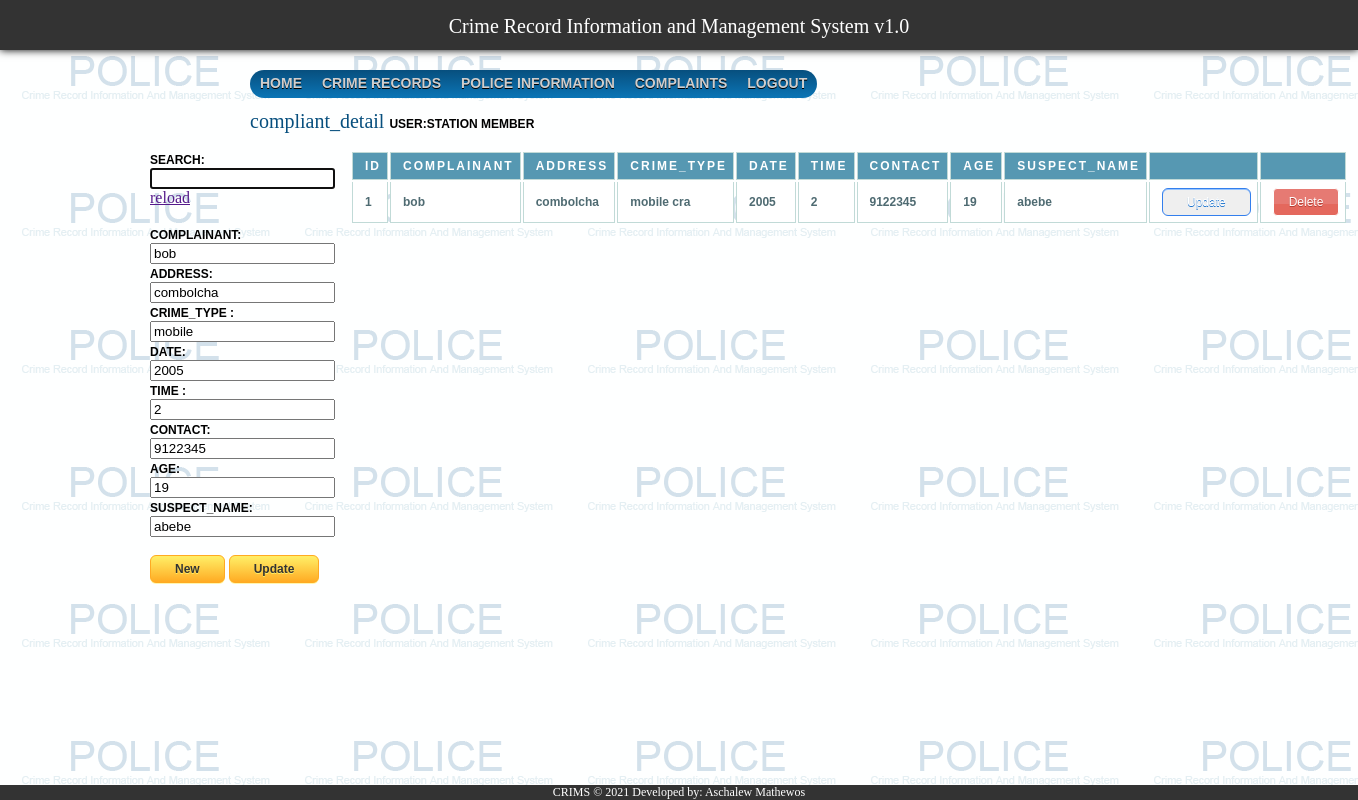
/complain_detail.php?id=1&status=update, run on the app's committed database.
### tables this page shows
CREATE TABLE `compliant_detail` (
  `ID` int(11) NOT NULL AUTO_INCREMENT,
  `Complainant` varchar(25) NOT NULL,
  `Crime_Type` varchar(15) NOT NULL,
  `Date` int(15) NOT NULL,
  `Time` int(15) NOT NULL,
  `Contact` int(15) NOT NULL,
  `Age` int(15) NOT NULL,
  `Suspect_Name` varchar(15) NOT NULL,
  `Address` varchar(25) NOT NULL,
  PRIMARY KEY (`ID`)
);

### complain_detail_grid.php (the view, shortened to what this page needs)
<?php
$con=mysqli_connect("localhost","root","","crimsdb");
if(true)
{
  $result = mysqli_query($con,"SELECT * FROM compliant_detail");
  echo "<table>
  <tr>
  <th>ID</th>
  <th>Complainant</th>
  <th>Address</th>
  <th>Crime_Type</th>
  <th>Date</th>
  <th>Time</th>
  <th>Contact</th>
   <th>Age</th>
  <th>Suspect_Name</th>
  <th></th>
  <th></th>
  </tr>";
  while($row = mysqli_fetch_array($result)) {
    $ID = $row['ID'];
    echo "<tr>";
    echo "<td>" . $row['ID'] . "</td>";
    echo "<td>" . $row['Complainant'] . "</td>";
    echo "<td>" . $row['Address'] . "</td>";
    echo "<td>" . $row['Crime_Type'] . "</td>";
    echo "<td>" . $row['Date'] . "</td>";
    echo "<td>" . $row['Time'] . "</td>";
    echo "<td>" . $row['Contact'] . "</td>";
	 echo "<td>" . $row['Age'] . "</td>";
    echo "<td>" . $row['Suspect_Name'] . "</td>";
    echo "<td><a href='complain_detail.php?id=$ID&status=update'> <button class='updateButton'> Update </button></a></td>";
    echo "<td><a href='complain_detail.php?id=$ID&status=delete'> <button class='deleteButton'> Delete </button></a></td>";
    echo "</tr>";
  }
  echo "</table>";
}
?>

### complain_detail_form.php (shortened to what this page needs)
<?php
	if( isset( $_POST['new'] ) )
	{
		$name = $_POST['Complainant'];
		$address = $_POST['Address'];
		$contact_no = $_POST['Crime_Type'];
		$birthdate = $_POST['Date'];
		$sex = $_POST['Time'];
		$rank = $_POST['Contact'];
		$sex = $_POST['Age'];
		$rank = $_POST['Suspect_Name'];
		$sqlString = "insert into compliant_detail (Complainant, Address, Crime_Type, Date, Time, Contact,Age,Suspect_Name) values ('$Complainant', '$Address', '$Crime_Type', '$Date', '$Time', '$Contact','Age','Suspect_Name')";
		mysql_query($sqlString) or die(mysql_error());
		header("Location: complain_detail.php");
	}
	else if( isset($_GET['status'] )){
		$ID = $_GET['id'];
		if( $_GET['status']== 'update'){
			$result = mysql_query("SELECT * FROM compliant_detail WHERE ID='$ID'");
			$data = mysql_fetch_object( $result );
			echo "
				<form name='input' action='complain_detail.php?id=$ID' method='post'>
				<label>Complainant: </label><br><input value=$data->Complainant type='text' name='Complainant' required autofocus><br>
				<label>Address: </label><br><input value=$data->Address type='text' name='Address' required autofocus><br>
				<label>Crime_Type : </label><br><input value=$data->Crime_Type type='text' name='Crime_Type' required autofocus><br>
				<label>Date: </label><br><input value=$data->Date type='text' name='Date' required autofocus><br>
				<label>Time : </label><br><input value=$data->Time type='text' name='Time' required autofocus><br>
				<label>Contact: </label><br><input value=$data->Contact type='text' name='Contact' required autofocus><br>
				<label>Age: </label><br><input value=$data->Age type='text' name='Age' required autofocus><br>
				<label>Suspect_Name: </label><br><input value=$data->Suspect_Name type='text' name='Suspect_Name' required autofocus><br>
				<br>
				<a href='compliant_detail.php'> <button class='myButton'> New </button></a>
				<input class='myButton' name='update' type='submit' value='Update'>
				</form>
			";
		}
		else if( $_GET['status'] == 'delete'){
			mysql_query("DELETE FROM compliant_detail where ID='$ID'");
			header("Location: compliant_detail.php");
		}
	}
?>

### css/main.css (style rules this page uses)
body { background-image:url("../images/crims.png") !important; background-attachment:fixed; }
label { font: bold 12px "Trebuchet MS", Verdana, Arial, Helvetica, sans-serif; color:black; text-transform: uppercase; }

### css/report_style.css (style rules this page uses)
table { font: bold 12px "Trebuchet MS", Verdana, Arial, Helvetica, sans-serif; }
th { color: white; border: 1px solid #C1DAD7; letter-spacing: 2px; text-transform: uppercase; text-align: left; padding: 6px 6px 6px 12px; background: #5698b2; }
td { border-left: 1px solid #C1DAD7; border-right: 1px solid #C1DAD7; border-bottom: 1px solid #C1DAD7; background: #fff; padding: 6px 6px 6px 12px; color: #4f6b72; }
.deleteButton { -moz-box-shadow:inset 0px 39px 0px -24px #e67a73; -webkit-box-shadow:inset 0px 39px 0px -24px #e67a73; box-shadow:inset 0px 39px 0px -24px #e67a73; background-color:#e4685d; -moz-border-radius:4px; -webkit-border-radius:4px; border-radius:4px; border:1px solid #ffffff; display:inline-block; cursor:pointer; color:#ffffff; font-family:arial; font-size:12px; padding:6px 15px; text-decoration:none; text-shadow:0px 1px 0px #b23e35; }
.updateButton { -moz-box-shadow:inset 0px 1px 0px 0px #97c4fe; box-shadow:inset 0px 1px 0px 0px #97c4fe; background:-moz-linear-gradient(top, #3d94f6 5%, #1e62d0 100%); -moz-border-radius:6px; border-radius:6px; border:1px solid #337fed; display:inline-block; cursor:pointer; color:#ffffff; font-family:arial; font-size:12px; padding:6px 24px; text-decoration:none; text-shadow:0px 1px 0px #1570cd; }
.myButton { -moz-box-shadow: 0px 1px 0px 0px #fff6af; box-shadow: 0px 1px 0px 0px #fff6af; background:-moz-linear-gradient(top, #ffec64 5%, #ffab23 100%); background:linear-gradient(to bottom, #ffec64 5%, #ffab23 100%); background-color:#ffec64; -moz-border-radius:6px; border-radius:6px; border:1px solid #ffaa22; display:inline-block; cursor:pointer; color:#333333; font-family:arial; font-size:12px; font-weight:bold; padding:6px 24px; text-decoration:none; text-shadow:0px 1px 0px #ffee66; }

### data on the page
compliant_detail: Complainant "bob", Address "combolcha", Date "2005", Time "2", Contact "9122345", Age "19", Suspect_Name "abebe", ID "1", Crime_Type "mobile cra"
